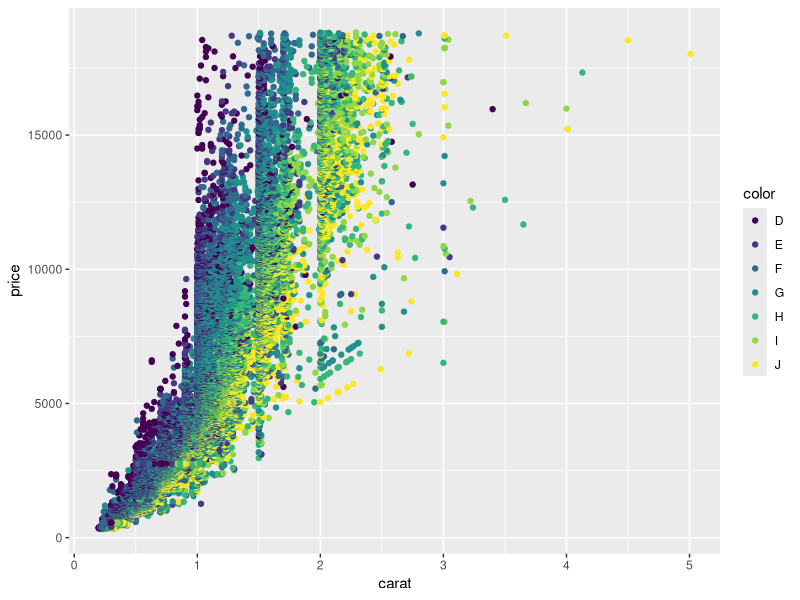
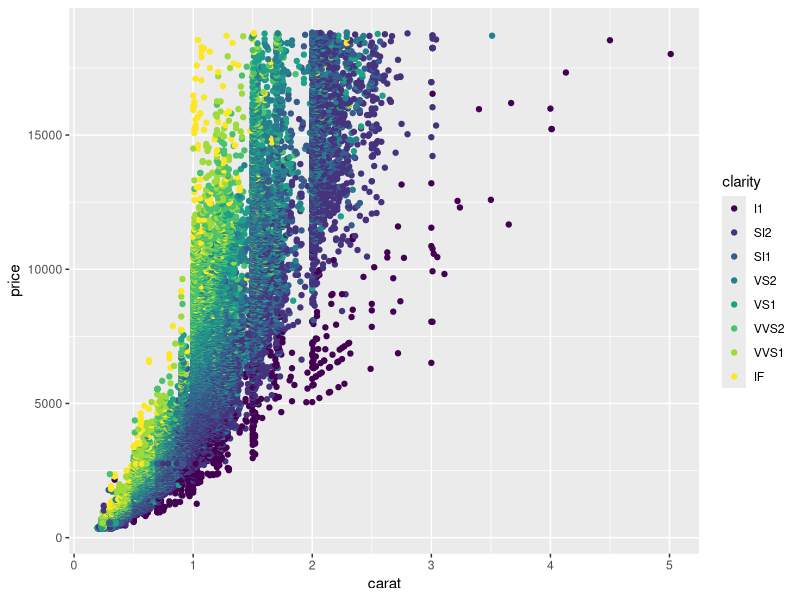

Reproduce these figures in R, in order.
library(tidyverse)

mod <- lm(data = diamonds, price ~ carat)
print(summary(mod))

data(iris)
print(summary(iris))

p <- diamonds %>%
ggplot(aes(x = carat,
	y = price,
	color = color)) +
geom_point()

p1 <- diamonds %>%
ggplot(aes(x = carat,
	y = price,
	color = clarity)) +
geom_point()

pdf("Rplot.pdf", height = 8.5, width = 11.5)
print(p)
print(p1)
dev.off()